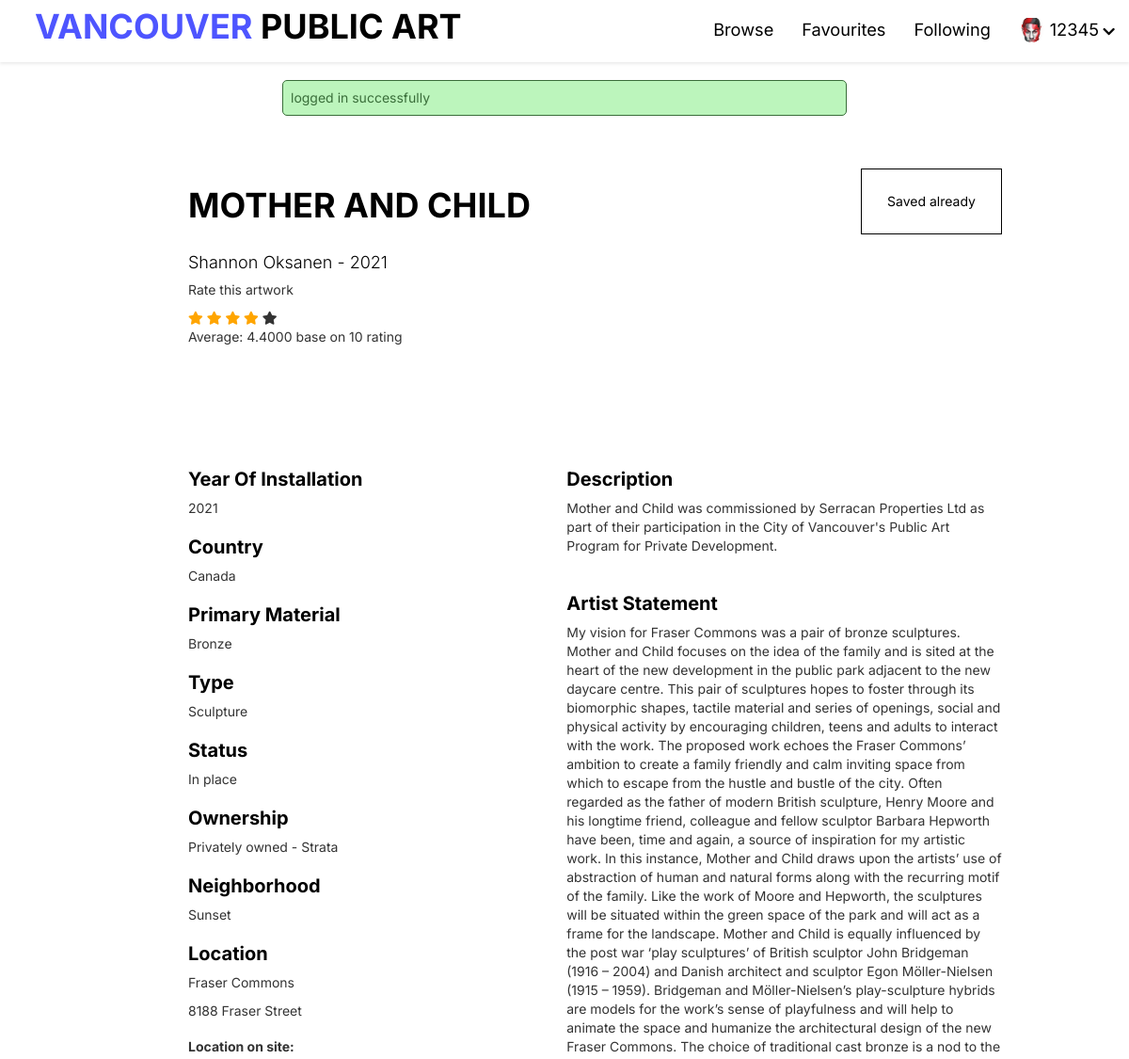
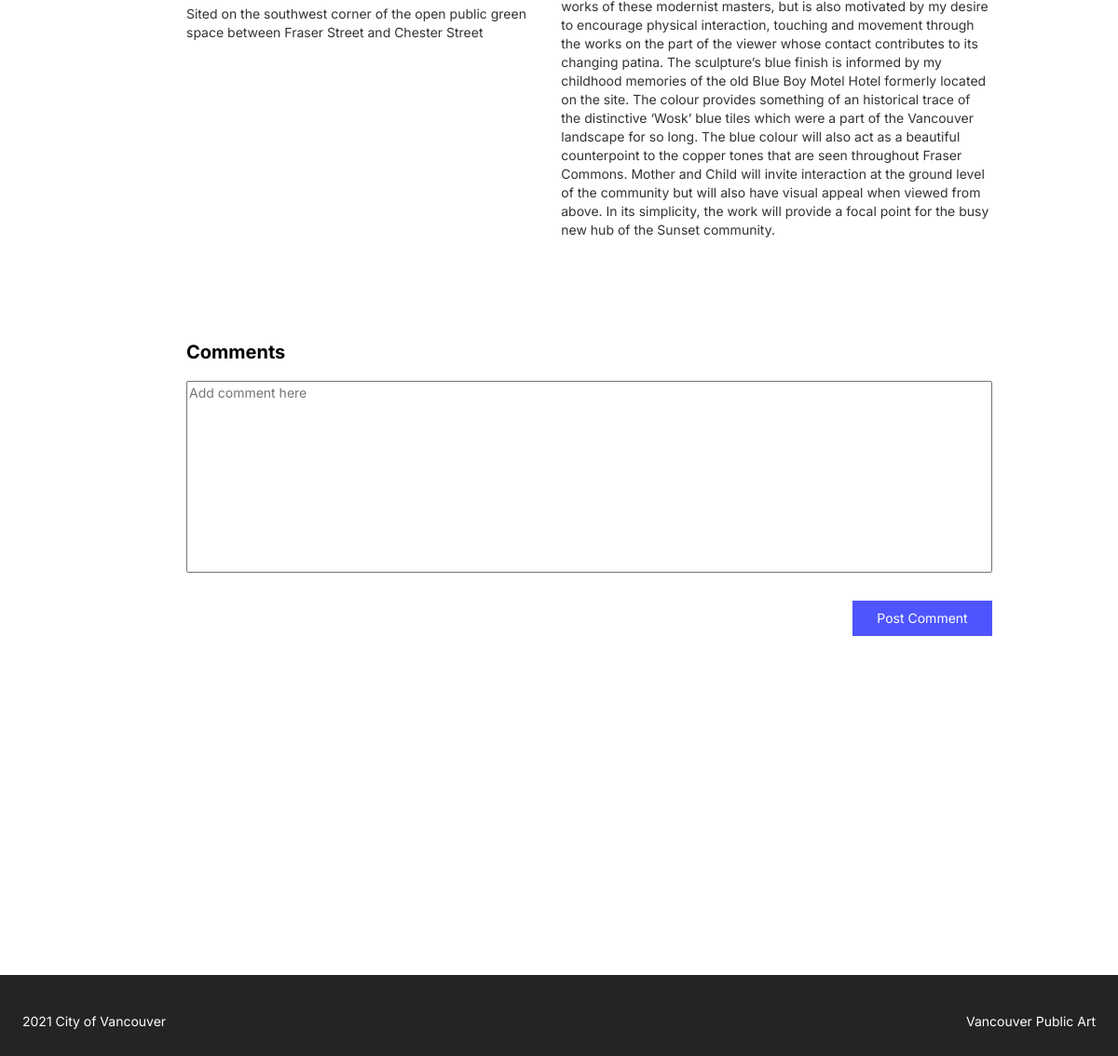
Page /public/art_detail.php?id=785 (signed in) on the committed database (2 pictures, top to bottom).
### tables this page shows
CREATE TABLE `member` (
  `userID` int(4) NOT NULL,
  `username` varchar(30) NOT NULL,
  `password` varchar(500) NOT NULL,
  `name` varchar(50) NOT NULL,
  `phoneNumber` int(10) NOT NULL,
  `profilePhoto` varchar(500) NOT NULL,
  `email` varchar(500) NOT NULL
);

CREATE TABLE `artwork` (
  `artID` int(4) NOT NULL,
  `artName` varchar(150) DEFAULT NULL,
  `artistStatement` text DEFAULT NULL,
  `type` varchar(25) DEFAULT NULL,
  `status` varchar(13) DEFAULT NULL,
  `siteName` varchar(83) DEFAULT NULL,
  `siteAddress` varchar(95) DEFAULT NULL,
  `material` varchar(100) DEFAULT NULL,
  `photoURL` varchar(97) DEFAULT NULL,
  `ownership` varchar(50) DEFAULT NULL,
  `neighborhood` varchar(24) DEFAULT NULL,
  `locationOnSite` varchar(279) DEFAULT NULL,
  `geom` varchar(58) DEFAULT NULL,
  `description` text DEFAULT NULL,
  `artistID` int(3) NOT NULL,
  `year` int(4) DEFAULT NULL
);

CREATE TABLE `artist` (
  `artistID` int(3) NOT NULL,
  `firstName` varchar(28) DEFAULT NULL,
  `lastName` varchar(30) DEFAULT NULL,
  `biography` text DEFAULT NULL,
  `country` varchar(13) DEFAULT NULL,
  `artistPhotoURL` varchar(87) DEFAULT NULL,
  `website` varchar(57) DEFAULT NULL
);

### private/initialize.php (called while the page is built, shortened)
<?php
$profileImageDestination = 'Assets/img/';
function url_for($script_path)
{
  if ($script_path[0] != '/') {
    $script_path = "/" . $script_path;
  }
  return WWW_ROOT . $script_path;
}

### private/database/db.php (called while the page is built, shortened)
<?php
require('db_connect.php');
function executeQuery($sql, $data)
{
    global $conn;
    $stmt = $conn->prepare($sql);
    $values = array_values($data);
    $types = str_repeat('s', count($values));
    $stmt->bind_param($types, ...$values);
    $stmt->execute();
    return $stmt;
}
function selectOne($table, $table2, $conditions)
{
    $sql = "SELECT * FROM $table INNER JOIN $table2 ON $table.artistID = $table2.artistID";
    $i = 0;
    foreach ($conditions as $key => $value) {
        if ($i === 0) {
            $sql = $sql . " WHERE $key=?";
        } else {
            $sql = $sql . " AND $key=?";
        }
        $i++;
    }
    $sql = $sql . " LIMIT 1";
    $stmt = executeQuery($sql, $conditions);
    $records = $stmt->get_result()->fetch_assoc();
    return $records;
}
function selectOneByOneTable($table, $conditions)
{
    $sql = "SELECT * FROM $table";
    $i = 0;
    foreach ($conditions as $key => $value) {
        if ($i === 0) {
            $sql = $sql . " WHERE $key=?";
        } else {
            $sql = $sql . " AND $key=?";
        }
        $i++;
    }
    $sql = $sql . " LIMIT 1";
    $stmt = executeQuery($sql, $conditions);
    $records = $stmt->get_result()->fetch_assoc();
    return $records;
}
function showRating($art_id)
{
    global $conn;
    $query = "SELECT AVG(score) as avgRating, COUNT(score) as ratingNum FROM rating WHERE artID = '" . $art_id . "'";
    $stmt = $conn->query($query);
    $result = $stmt->fetch_assoc();
    return $result;
}

### public/art_detail.php (the view, shortened to what this page needs)
<?php include('../private/initialize.php');
include("../private/database/db.php");
include('../private/controller/user.php');
?>
<?php
$table1 = 'artwork';
$table2 = 'artist';
$table3 = 'favouriteslist';
if (isset($_GET['id'])) {
    $id = $_GET['id'];
    $art = selectOne($table1, $table2, ['artID' => $id]);
    $id = $art['artID'];
    $title = $art['artName'];
    $status = $art['status'];
    $siteName = $art['siteName'];
    $meterial = $art['material'];
    $neighborhood = $art['neighborhood'];
    $year = $art['year'];
    $firstName = $art['firstName'];
    $lastName = $art['lastName'];
    $country = $art['country'];
    $type = $art['type'];
    $siteAddress = $art['siteAddress'];
    $description = $art['description'];
    $artistStatement = $art['artistStatement'];
    $ownership = $art['ownership'];
    $locationOnSite = $art['locationOnSite'];
    $artistID = $art['artistID'];
    $average_rating = showRating($id);
}
if (isset($_SESSION['userID'])) {
    $user_id = $_SESSION['userID'];
    $favourite = selectOneByOneTable($table3, ['userID' => $user_id, 'artID' => $id]);
}
?>
<!DOCTYPE html>
<html lang="en">
<head>
    <link rel="stylesheet" href="https://code.jquery.com/ui/1.9.2/themes/base/jquery-ui.css">
    <link rel="stylesheet" href="https://maxcdn.bootstrapcdn.com/bootstrap/3.4.1/css/bootstrap.min.css">
    <link rel="stylesheet" href="https://use.fontawesome.com/releases/v5.7.2/css/all.css">
</head>
<body>
    <?php include(INCLUDE_PATH . '/header.php'); ?>
    <?php include(INCLUDE_PATH . '/message.php'); ?>
    <div class="msg">
    </div>
    <div class="container">
        <div class="text-container">
            <div class="title-and-button">
                <h1><?php echo $title ?></h1>
                <?php if (isset($_SESSION['userID']) && !$favourite) { ?>
                    <button name="favBtn" class="favBtn secondaryBtn">Add to Favourites</button>
                <?php } else if (isset($_SESSION['userID']) && $favourite) { ?>
                    <button name="unSaveBtn" class="unSaveBtn secondaryBtn">Saved already</button>
                <?php } else {
                } ?>
            </div>
            <h3><a class="textlink" href="artist_detail.php?artistID=<?php echo $artistID ?>"><?php echo $firstName ?> <?php echo $lastName ?> <span><?php echo "- ".$year ?></span></a></h3>
            <div class="">
                <p id="rate-message">Rate this artwork</p>
                <span class="fa fa-star <?php echo ($average_rating['avgRating'] >= 1) ? 'checked' : ''; ?>" id="star1" value='1'></span>
                <span class="fa fa-star <?php echo ($average_rating['avgRating'] >= 2) ? 'checked' : ''; ?>" id="star2" value='2'></span>
                <span class="fa fa-star <?php echo ($average_rating['avgRating'] >= 3) ? 'checked' : ''; ?>" id="star3" value='3'></span>
                <span class="fa fa-star <?php echo ($average_rating['avgRating'] >= 4) ? 'checked' : ''; ?>" id="star4" value='4'></span>
                <span class="fa fa-star <?php echo ($average_rating['avgRating'] >= 5) ? 'checked' : ''; ?>" id="star5" value='5'></span>
                <p>Average: <span id="average"><?php echo $average_rating['avgRating'] ?></span> base on <span id="totalRating"><?php echo $average_rating['ratingNum'] ?> </span>rating</p>
            </div>
            <div class="details-container">
                <div class="left-side">
                    <div class="detail-box">
                        <h2>Year Of Installation</h2>
                        <p><?php echo $year ?></p>
                    </div>
                    <div class="detail-box">
                        <h2>Country</h2>
                        <p><?php echo $country ?></p>
                    </div>
                    <div class="detail-box">
                        <h2>Primary Material</h2>
                        <p><?php echo $meterial ?></p>
                    </div>
                    <div class="detail-box">
                        <h2>Type</h2>
                        <p><?php echo $type ?></p>
                    </div>
                    <div class="detail-box">
                        <h2>Status</h2>
                        <p><?php echo $status ?></p>
                    </div>
                    <div class="detail-box">
                        <h2>Ownership</h2>
                        <p><?php echo $ownership ?></p>
                    </div>
                    <div class="detail-box">
                        <h2>Neighborhood</h2>
                        <p><?php echo $neighborhood ?></p>
                    </div>
                    <div class="detail-box">
                        <h2>Location</h2>
                        <p><?php echo $siteName ?></p>
                        <p> <?php echo $siteAddress ?> </p>
                    </div>
                    <div class="detail-box">
                        <h4>Location on site:</h4>
                        <p><?php echo $locationOnSite ?></p>
                    </div>
                </div>
                <div class="right-side">
                    <div class="detail-box1">
                        <h2>Description</h2>
                        <p><?php echo $description ?></p>
                    </div>
                    <div class="detail-box1">
                        <h2>Artist Statement</h2>
                        <p><?php echo $artistStatement ?></p>
                    </div>
                </div>
            </div>
        </div>
    </div>
    <div class="container" id="comment-container">
        <h2><span class="count-of-comment"></span> Comments</h2>
        <div class="comment-box">
            <textarea name="comment" id="comment" cols="100" rows="10" style="resize: none;" <?php if (!isset($_SESSION['userID'])) {
                                                                                                    echo "disabled";
                                                                                                } else {
                                                                                                    echo 'placeholder="Add comment here"';
                                                                                                }  ?>></textarea>
        </div>
        <button class="post-btn primaryBtn">Post Comment</button>
    </div>
    <?php include(INCLUDE_PATH . '/footer.php'); ?>
</body>
</html>

### private/includes/header.php (shortened to what this page needs)
<header>
    <div class="logo">
        <a href="<?php echo url_for('/index.php') ?>">
            <h1 class="logo-text"><span>VANCOUVER </span>PUBLIC ART</h1>
        </a>
    </div>
    <ul class="nav">
        <li><a href="<?php echo url_for('/browse.php') ?>">Browse</a></li>
        <?php if (isset($_SESSION['userID'])) { ?>
            <?php if (isset($_SESSION['userID'])) {
                $userid = $_SESSION['userID'];
                $user = selectOneByOneTable('member', ['userID' => $userid]);
                $profilePhote = $user['profilePhoto'];
            }  ?>
            <li><a href="<?php echo url_for('member/favourite.php?userID=' . $_SESSION['userID']) ?>">Favourites</a></li>
            <li><a href="<?php echo url_for('member/following.php?userID=' . $_SESSION['userID']) ?>">Following</a></li>
            <li>
                <a href="#" style="display:flex;">
                    <?php if ($profilePhote != null) { ?>
                        <div class="" style="width:1.5em; height:1.5em; overflow:hidden; border-radius: 50%; margin-right:0.3em;">
                            <img style="width:100%; height:100%; object-fit: cover;" src="<?php echo url_for($profileImageDestination . $profilePhote); ?>" />
                        </div>
                    <?php } else { ?>
                        <i class="fa fa-user" style="margin-right:0.3em; padding-top:0.3em;"></i>
                    <?php } ?>
                    <?php echo $_SESSION['username']; ?>
                    <i class="fa fa-chevron-down" style="font-size: .8em; padding-top:0.65em; padding-left:0.3em;"></i>
                </a>
            </li>
        <?php } else { ?>
            <li><a href="register.php">Sign Up</a></li>
            <li><a href="login.php">Login</a></li>
        <?php } ?>
    </ul>
</header>

### rows in the picture
member: profilePhoto (picture)
artwork: artName "MOTHER AND CHILD", artistID.firstName "Shannon", artistID.lastName "Oksanen", year "2021", artistID.country "Canada", material "Bronze", type "Sculpture", status "In place", ownership "Privately owned - Strata", neighborhood "Sunset", siteName "Fraser Commons", siteAddress "8188 Fraser Street", locationOnSite "Sited on the southwest corner of the open public green space between Fraser Street and Chester Street", description "Mother and Child was commissioned by Serracan Properties Ltd as part of their participation in the City of Vancouver's Public Art Program for Private Development.", artistStatement "My vision for Fraser Commons was a pair of bronze sculptures. Mother and Child focuses on the idea of the family and is sited at the heart of the new development in the public park adjacent to the new daycare centre. This pair of sculptures hopes to foster through its biomorphic shapes, tactile material and series of openings, social and physical activity by encouraging children, teens and adults to interact with the work. The proposed work echoes the Fraser Commons’ ambition to create a family friendly and calm inviting space from which to escape from the hustle and bustle of the city. Often regarded as the father of modern British sculpture, Henry Moore and his longtime friend, colleague…"

### other values in the picture
$_SESSION['username'] "12345"
$_SESSION['message'] "logged in successfully"
$average_rating['avgRating'] "4.4000"
$average_rating['ratingNum'] "10"
